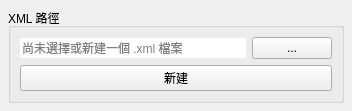
<?xml version="1.0" encoding="UTF-8"?>
<ui version="4.0">
 <class>Preferences</class>
 <widget class="QWidget" name="Preferences">
  <property name="geometry">
   <rect>
    <x>0</x>
    <y>0</y>
    <width>352</width>
    <height>110</height>
   </rect>
  </property>
  <property name="sizePolicy">
   <sizepolicy hsizetype="Preferred" vsizetype="Maximum">
    <horstretch>0</horstretch>
    <verstretch>0</verstretch>
   </sizepolicy>
  </property>
  <property name="windowTitle">
   <string>Form</string>
  </property>
  <layout class="QVBoxLayout" name="verticalLayout">
   <property name="spacing">
    <number>0</number>
   </property>
   <property name="leftMargin">
    <number>0</number>
   </property>
   <property name="topMargin">
    <number>0</number>
   </property>
   <property name="rightMargin">
    <number>0</number>
   </property>
   <property name="bottomMargin">
    <number>0</number>
   </property>
   <item>
    <layout class="QVBoxLayout" name="verticalLayout_2">
     <property name="spacing">
      <number>8</number>
     </property>
     <property name="leftMargin">
      <number>8</number>
     </property>
     <property name="topMargin">
      <number>8</number>
     </property>
     <property name="rightMargin">
      <number>8</number>
     </property>
     <property name="bottomMargin">
      <number>8</number>
     </property>
     <item>
      <widget class="QGroupBox" name="groupBox_2">
       <property name="enabled">
        <bool>true</bool>
       </property>
       <property name="maximumSize">
        <size>
         <width>16777215</width>
         <height>16777215</height>
        </size>
       </property>
       <property name="title">
        <string>XML 路徑</string>
       </property>
       <property name="flat">
        <bool>false</bool>
       </property>
       <layout class="QVBoxLayout" name="verticalLayout_3">
        <item>
         <layout class="QHBoxLayout" name="horizontalLayout_3">
          <item>
           <widget class="QLineEdit" name="lineEdit_2">
            <property name="frame">
             <bool>false</bool>
            </property>
            <property name="readOnly">
             <bool>true</bool>
            </property>
            <property name="placeholderText">
             <string>尚未選擇或新建一個 .xml 檔案</string>
            </property>
           </widget>
          </item>
          <item>
           <widget class="QPushButton" name="pushButton">
            <property name="sizePolicy">
             <sizepolicy hsizetype="Fixed" vsizetype="Fixed">
              <horstretch>0</horstretch>
              <verstretch>0</verstretch>
             </sizepolicy>
            </property>
            <property name="text">
             <string>...</string>
            </property>
           </widget>
          </item>
         </layout>
        </item>
        <item>
         <widget class="QPushButton" name="pushButton_3">
          <property name="toolTip">
           <string>新建一個點位表重新開始編輯。</string>
          </property>
          <property name="text">
           <string>新建</string>
          </property>
         </widget>
        </item>
       </layout>
      </widget>
     </item>
     <item>
      <spacer name="verticalSpacer">
       <property name="orientation">
        <enum>Qt::Vertical</enum>
       </property>
       <property name="sizeHint" stdset="0">
        <size>
         <width>20</width>
         <height>0</height>
        </size>
       </property>
      </spacer>
     </item>
    </layout>
   </item>
  </layout>
 </widget>
 <resources/>
 <connections/>
</ui>
